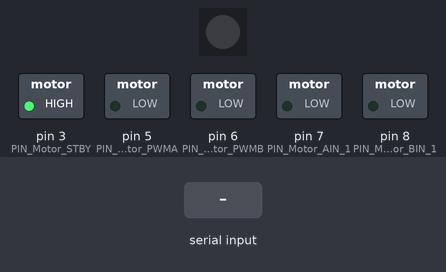
Simulated run of this sketch. Board: Arduino Uno, built with avr-gcc and run on an emulated ATmega328P. On the bench: 1 RGB LEDs in strip order, left to right, switched loads named in the sketch (green lamp = pin HIGH). Inputs (shaded band) come from the test bench. Dim RGB values are drawn brighter than linear; what the sketch prints to the serial monitor is not drawn.

Above: at 2.2 s.
2.3 s: "U" received over Serial
At 3.5 s:
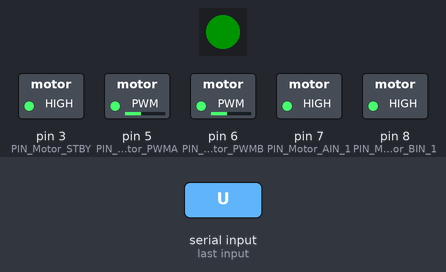
3.8 s: "D" received over Serial
At 4.7 s:
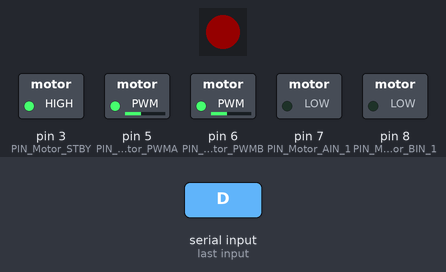
5.3 s: "L" received over Serial
At 5.8 s:
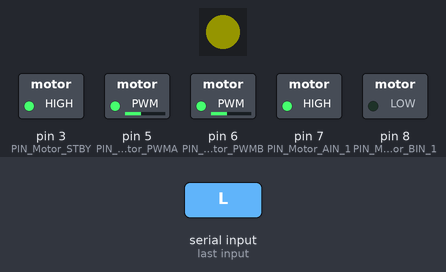
6.8 s: "R" received over Serial
At 8.0 s:
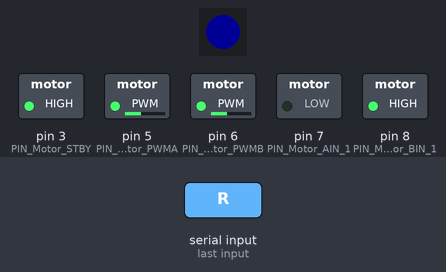
8.3 s: "C" received over Serial
At 9.3 s:
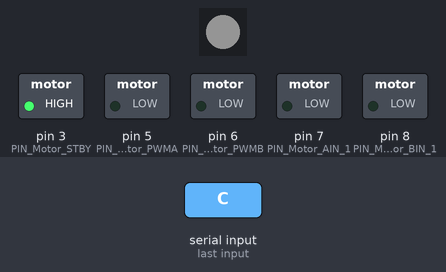
Timing chart, 0 to 10.8 s (numbered marks = the images above; inputs shaded):
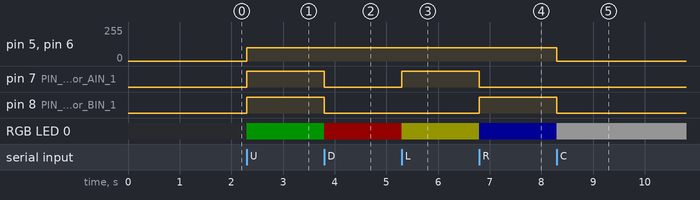

Measured:
- after the input at 2.3 s, pin 5 (PIN_Motor_PWMA), pin 6 (PIN_Motor_PWMB): 0/255 → 100/255 at once; pin 7 (PIN_Motor_AIN_1), pin 8 (PIN_Motor_BIN_1): LOW → HIGH at once; RGB LED 0: off → RGB(0, 20, 0) at once
- after the input at 3.8 s, pin 7 (PIN_Motor_AIN_1), pin 8 (PIN_Motor_BIN_1): HIGH → LOW at once; RGB LED 0: RGB(0, 20, 0) → RGB(20, 0, 0) at once
- after the input at 5.3 s, pin 7 (PIN_Motor_AIN_1): LOW → HIGH at once; RGB LED 0: RGB(20, 0, 0) → RGB(20, 20, 0) at once
- after the input at 6.8 s, pin 7 (PIN_Motor_AIN_1): HIGH → LOW at once; pin 8 (PIN_Motor_BIN_1): LOW → HIGH at once; RGB LED 0: RGB(20, 20, 0) → RGB(0, 0, 20) at once
- after the input at 8.3 s, pin 5 (PIN_Motor_PWMA), pin 6 (PIN_Motor_PWMB): 100/255 → 0/255 at once; pin 8 (PIN_Motor_BIN_1): HIGH → LOW at once; RGB LED 0: RGB(0, 0, 20) → RGB(20, 20, 20) at once

The sketch:

Controller.ino
```cpp
#include "FastLED.h"
#include <ArduinoJson.h>


//--------LED----------
#define PIN_RBGLED 4
#define NUM_LEDS 1
CRGB leds[NUM_LEDS];
int r=0,g=0,b=0;
//--------------------

#define FORWARD 100
#define GIRO 100

//-------Motor------------------
// Enable/Disable motor control.
//  HIGH: motor control enabled
//  LOW: motor control disabled
#define PIN_Motor_STBY 3

// Group A Motors (Right Side)
// PIN_Motor_AIN_1: Digital output. HIGH: Forward, LOW: Backward
#define PIN_Motor_AIN_1 7
// PIN_Motor_PWMA: Analog output [0-255]. It provides speed.
#define PIN_Motor_PWMA 5

// Group B Motors (Left Side)
// PIN_Motor_BIN_1: Digital output. HIGH: Forward, LOW: Backward
#define PIN_Motor_BIN_1 8
// PIN_Motor_PWMB: Analog output [0-255]. It provides speed.
#define PIN_Motor_PWMB 6

uint32_t Color(uint8_t r, uint8_t g, uint8_t b)
{
  return (((uint32_t)r << 16) | ((uint32_t)g << 8) | b);
}

void led(String color){
  if(color == "rojo"){
    r=255;
    g=0;
    b=0;

  } else if (color == "verde"){
    r=0;
    g=255;
    b=0;

  } else if (color == "amarillo"){
    r=255;
    g=255;
    b=0;

  } else if (color == "rosa"){
    r=255;
    g=192;
    b=203;

  } else if (color == "azul"){
    r=0;
    g=0;
    b=255;

  } else if (color == "marron"){
    r=165;
    g=42;
    b=42;

  } else if (color == "blanco"){
    r=255;
    g=255;
    b=255;

  } else if (color == "apagar"){
    r=0;
    g=0;
    b=0;

  } else {
    Serial.print("Error");
  }

  FastLED.showColor(Color(r, g, b));
}

// Function to control motors
void motorControl(bool motorAForward, int speedA, bool motorBForward, int speedB) {
  // Control motor A (RIGHT)
  digitalWrite(PIN_Motor_AIN_1, motorAForward ? HIGH : LOW);
  analogWrite(PIN_Motor_PWMA, speedA);

  // Control motor B (LEFT)
  digitalWrite(PIN_Motor_BIN_1, motorBForward ? HIGH : LOW);
  analogWrite(PIN_Motor_PWMB, speedB);
}

void forward(int vel){
  led("verde");
  motorControl(true,vel,true,vel);
}
void turnLeft(int vel){
  led("amarillo");
  motorControl(true,vel,false,vel);
}
void turnRight(int vel){
  led("azul");
  motorControl(false,vel,true,vel);
}
void back(int vel){
  led("rojo");
  motorControl(false,vel,false,vel);
}
void stop_motors() {
  led("blanco");
  motorControl(false,0,false,0);
}


void setup() {
  // Inicializar el puerto serial
  Serial.begin(9600);   // Comunicación serial para el monitor
  delay(1000);
  Serial.println("Iniciando comunicación con ESP32...");
  //motors
  // Turn on the engines !!!!
  digitalWrite(PIN_Motor_STBY, HIGH);
  // Set motor control pins as outputs
  pinMode(PIN_Motor_STBY, OUTPUT);
  pinMode(PIN_Motor_AIN_1, OUTPUT);
  pinMode(PIN_Motor_PWMA, OUTPUT);
  pinMode(PIN_Motor_BIN_1, OUTPUT);
  pinMode(PIN_Motor_PWMB, OUTPUT);

  // LED
  FastLED.addLeds<NEOPIXEL, PIN_RBGLED>(leds, NUM_LEDS);
  FastLED.setBrightness(20);
}

void loop() {
  // Verificar si hay datos disponibles en el puerto serial
  if (Serial.available()) {

    char direction = Serial.read();

    switch (direction) {
    case 'U':  // Arriba
      forward(FORWARD);
      break;
    case 'D':  // Abajo
      back(FORWARD);
      break;
    case 'L':  // Izquierda
      turnLeft(FORWARD);
      break;
    case 'R':  // Derecha
      turnRight(FORWARD);
      break;
    case 'C':
      // Si no hay ninguna dirección, no se hace nada
      stop_motors();
      break;
    }

    Serial.print(direction);
  }

}
```
